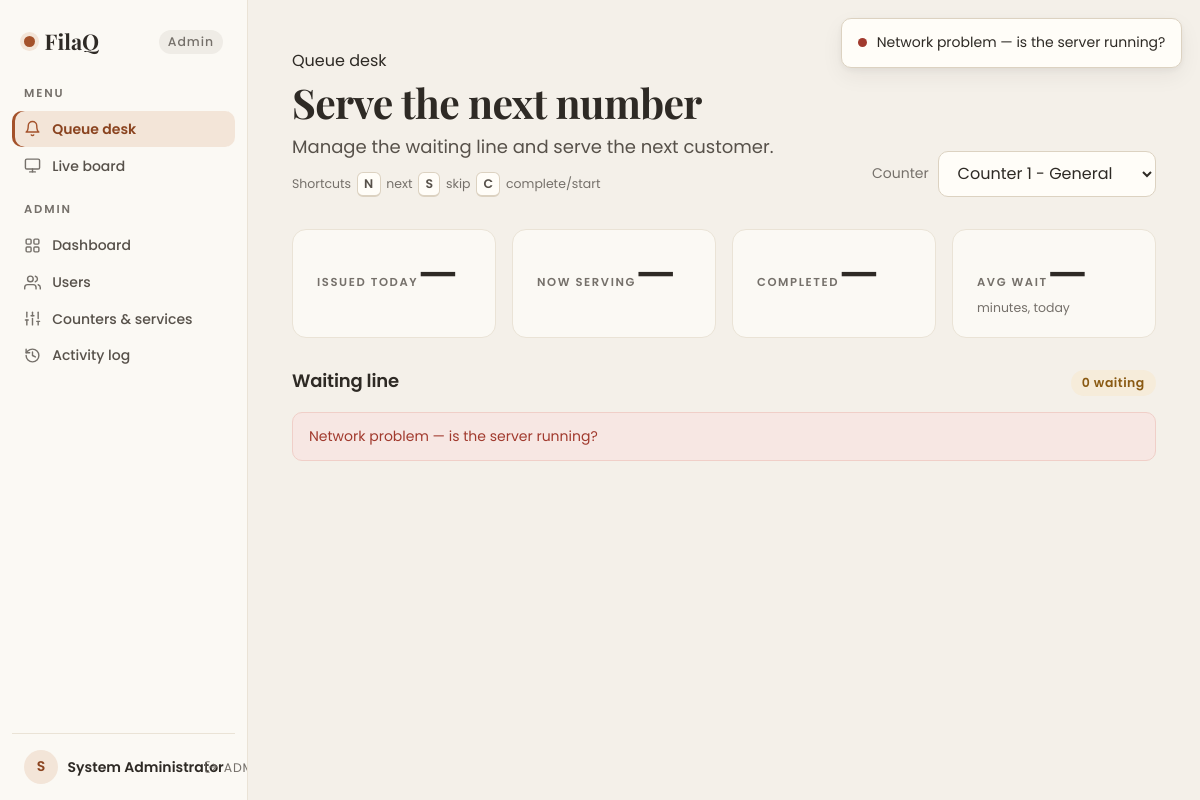
/staff/index.php (signed in), run on an earlier commit of the app's database.
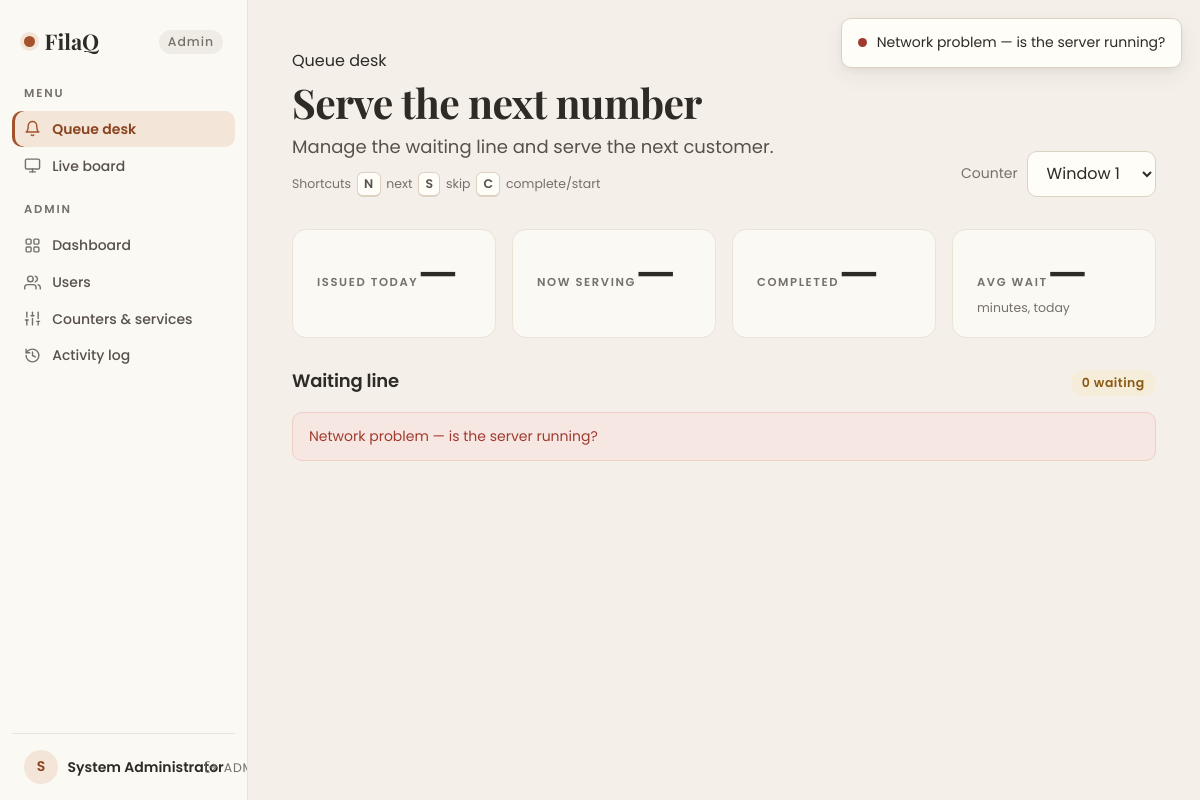
And on a later commit of the database.
### tables this page shows
CREATE TABLE IF NOT EXISTS users (
  id           INT UNSIGNED AUTO_INCREMENT PRIMARY KEY,
  full_name    VARCHAR(120) NOT NULL,
  username     VARCHAR(60)  NOT NULL UNIQUE,
  email        VARCHAR(160) NOT NULL UNIQUE,
  password     VARCHAR(255) NOT NULL,
  phone        VARCHAR(30)  NULL,
  role         ENUM('ADMIN','STAFF','CUSTOMER') NOT NULL DEFAULT 'CUSTOMER',
  status       ENUM('PENDING','ACTIVE','SUSPENDED','INACTIVE') NOT NULL DEFAULT 'PENDING',
  counter_id   INT UNSIGNED NULL,
  last_login   DATETIME NULL,
  created_at   TIMESTAMP DEFAULT CURRENT_TIMESTAMP,
  updated_at   TIMESTAMP DEFAULT CURRENT_TIMESTAMP ON UPDATE CURRENT_TIMESTAMP
);

CREATE TABLE IF NOT EXISTS counters (
  id         INT UNSIGNED AUTO_INCREMENT PRIMARY KEY,
  name       VARCHAR(80) NOT NULL,
  location   VARCHAR(120) NULL,
  is_active  TINYINT(1) NOT NULL DEFAULT 1,
  created_at TIMESTAMP DEFAULT CURRENT_TIMESTAMP
);

### config/config.php (called while the page is built, shortened)
<?php
function db(): PDO
{
    static $pdo = null;
    if ($pdo === null) {
        try {
            $dsn = 'mysql:host=' . DB_HOST . ';dbname=' . DB_NAME . ';charset=utf8mb4';
            $pdo = new PDO($dsn, DB_USER, DB_PASS, [
                PDO::ATTR_ERRMODE            => PDO::ERRMODE_EXCEPTION,
                PDO::ATTR_DEFAULT_FETCH_MODE => PDO::FETCH_ASSOC,
                PDO::ATTR_EMULATE_PREPARES   => false,
            ]);
        } catch (PDOException $e) {
            error_log('[FilaQ] DB connection failed: ' . $e->getMessage());
            http_response_code(500);
            exit('FilaQ is having trouble reaching its database. Please start XAMPP (Apache + MySQL) and try again.');
        }
    }
    return $pdo;
}
function e(string $value): string
{
    return htmlspecialchars($value, ENT_QUOTES, 'UTF-8');
}
function fetch_one(string $sql, array $params = []): ?array
{
    $stmt = db()->prepare($sql);
    $stmt->execute($params);
    $row = $stmt->fetch();
    return $row === false ? null : $row;
}
function fetch_all(string $sql, array $params = []): array
{
    $stmt = db()->prepare($sql);
    $stmt->execute($params);
    return $stmt->fetchAll();
}
function current_user(): ?array
{
    return fetch_one('SELECT id, full_name, username, email, phone, role, status, counter_id FROM users WHERE id = ?', [(int) $_SESSION['user_id']]);
}
function require_login(): ?array
{
    $user = current_user();
    return $user;
}

### staff/index.php (the view, shortened to what this page needs)
<?php
require_once __DIR__ . '/../config/config.php';
require_once __DIR__ . '/../includes/queue.php';
require_once __DIR__ . '/../includes/icons.php';
$user = require_login();
$counters = fetch_all('SELECT * FROM counters WHERE is_active = 1 ORDER BY name');
$defaultCounter = $user['counter_id'] ?? ($counters[0]['id'] ?? 0);
$roleCode = $user['role'] === 'ADMIN' ? 'Admin' : 'Staff';
$initial = strtoupper(substr($user['full_name'], 0, 1));
?>
<!DOCTYPE html>
<html lang="en">
<head>
<link rel="stylesheet" href="../assets/css/style.css?v=4">
</head>
<body>
  <button class="btn btn-ico" id="nav-toggle" type="button" aria-label="Open menu"><?php echo icon('menu', 18); ?></button>
<div class="app" id="app">
  <aside class="app-side" id="sidebar">
    <a class="side-brand" href="index.php"><span class="dot"></span>FilaQ<span class="v-tag"><?php echo $roleCode; ?></span></a>
    <p class="side-group">Menu</p>
    <a class="side-link active" href="index.php"><?php echo icon('bell'); ?> Queue desk</a>
    <a class="side-link" href="../display.php" target="_blank"><?php echo icon('monitor'); ?> Live board</a>
    <?php if ($user['role'] === 'ADMIN'): ?>
      <p class="side-group">Admin</p>
      <a class="side-link" href="../admin/index.php"><?php echo icon('dashboard'); ?> Dashboard</a>
      <a class="side-link" href="../admin/users.php"><?php echo icon('users'); ?> Users</a>
      <a class="side-link" href="../admin/settings.php"><?php echo icon('settings'); ?> Counters &amp; services</a>
      <a class="side-link" href="../admin/logs.php"><?php echo icon('activity'); ?> Activity log</a>
    <?php endif; ?>
    <div class="side-user">
      <span class="avatar"><?php echo e($initial); ?></span>
      <span class="who"><span class="name"><?php echo e($user['full_name']); ?></span><span class="role"><?php echo $roleCode; ?></span></span>
      <a class="out" href="../logout.php" aria-label="Sign out"><?php echo icon('logout', 17); ?></a>
    </div>
  </aside>
  <main class="main">
    <div class="main-inner">
      <div class="page-head">
        <div>
          <p class="page-kicker">Queue desk</p>
          <h1 class="page-title">Serve the next number</h1>
          <p class="page-lead">Manage the waiting line and serve the next customer.</p>
          <div class="shortcuts-hint" style="margin-top:.6rem;">Shortcuts <span class="kbd">N</span> next <span class="kbd">S</span> skip <span class="kbd">C</span> complete/start</div>
        </div>
        <div class="page-actions">
          <label class="muted" for="counter" style="font-size:var(--fs-sm);">Counter</label>
          <select class="input" id="counter" style="width:auto;">
            <?php foreach ($counters as $c): ?>
              <option value="<?php echo (int) $c['id']; ?>"<?php echo (int) $c['id'] === (int) $defaultCounter ? ' selected' : ''; ?>><?php echo e($c['name']); ?></option>
            <?php endforeach; ?>
          </select>
        </div>
      </div>
      <div class="metrics">
        <div class="metric"><span class="metric-label">Issued today</span><span class="metric-value" id="st-issued">—</span></div>
        <div class="metric"><span class="metric-label">Now serving</span><span class="metric-value" id="st-serving">—</span></div>
        <div class="metric"><span class="metric-label">Completed</span><span class="metric-value" id="st-completed">—</span></div>
        <div class="metric"><span class="metric-label">Avg wait</span><span class="metric-value" id="st-avg">—</span><span class="metric-sub">minutes, today</span></div>
      </div>
      <div class="panel-head">
        <h2 class="panel-title">Waiting line</h2>
        <span class="badge badge--waiting" id="queue-count">0 waiting</span>
      </div>
      <div id="queue-list"><div class="skeleton" style="height:120px; border-radius:var(--r-md);"></div></div>
    </div>
  </main>
</div>
</body>
</html>

### includes/icons.php (shortened to what this page needs)
<?php
function icon(string $name, int $size = 20): string
{
    return '<svg class="svg-icon" width="' . $size . '" height="' . $size
        . '" viewBox="0 0 24 24" fill="none" stroke="currentColor" stroke-width="2"'
        . ' stroke-linecap="round" stroke-linejoin="round" aria-hidden="true" focusable="false">'
        . $paths[$name] . '</svg>';
}

What changed in the data, as far as the page shows it:
changed through a linked row, users "System Administrator": counter.name "Counter 1 - General" → "Window 1"
